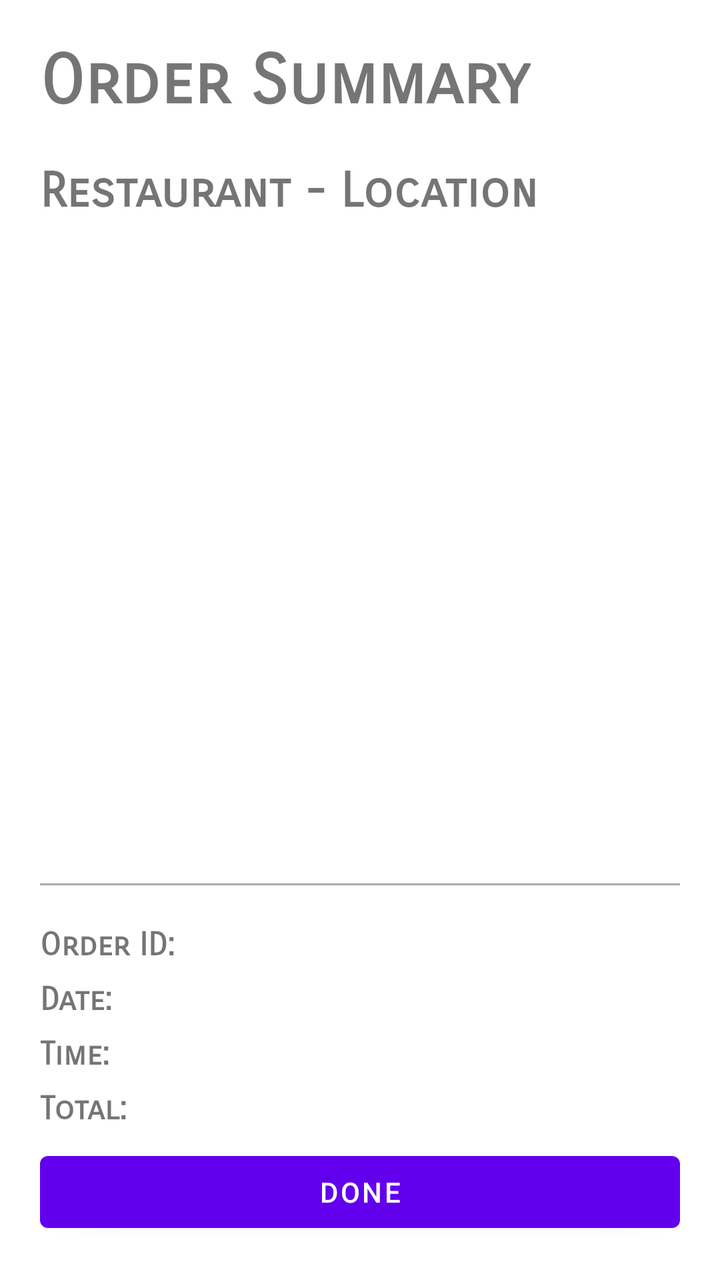
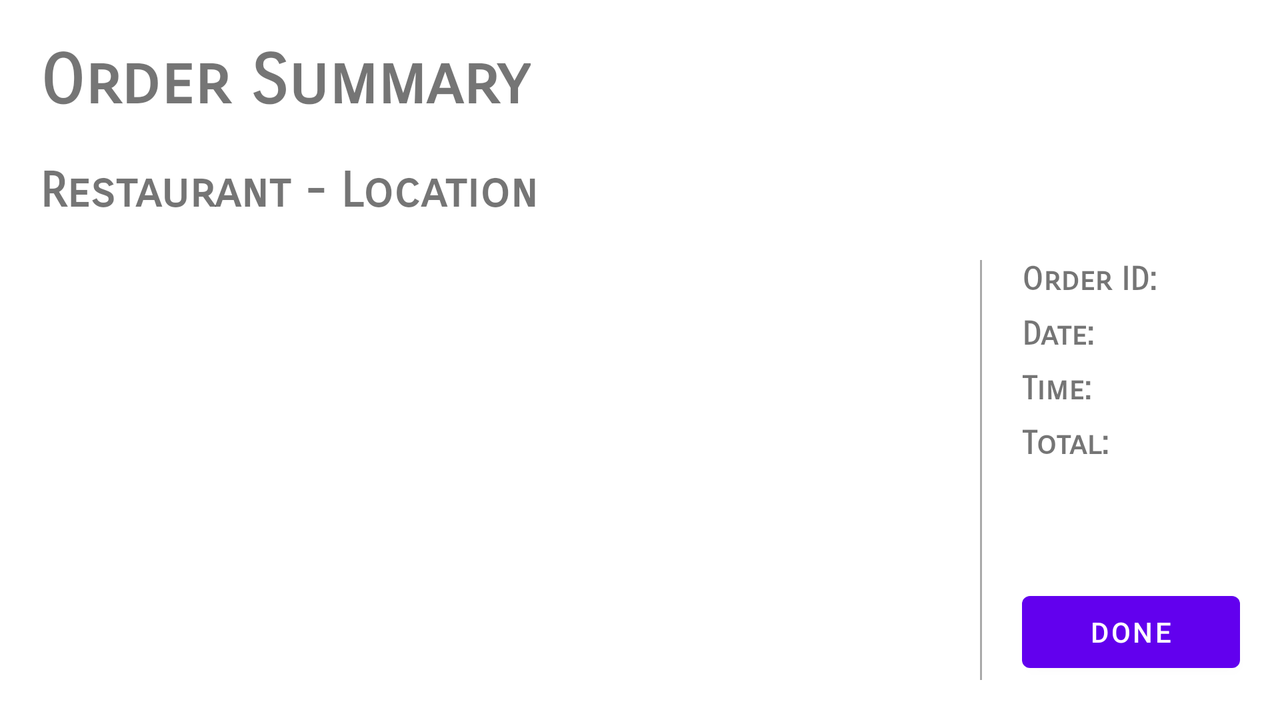

The same Android screen from two of the app's own layout files: first res/layout/ as a phone draws it, then the repository's variant for another configuration, drawn on a device whose configuration selects that folder. Both files follow.
<!-- AndroidManifest.xml: application theme Theme.QuickBites -->
<!-- res/layout/fragment_checkout.xml -->
<?xml version="1.0" encoding="utf-8"?>
<androidx.constraintlayout.widget.ConstraintLayout xmlns:android="http://schemas.android.com/apk/res/android"
    xmlns:app="http://schemas.android.com/apk/res-auto"
    xmlns:tools="http://schemas.android.com/tools"
    android:layout_width="match_parent"
    android:layout_height="match_parent"
    tools:context=".CheckoutFragment">

    <TextView
        android:id="@+id/pageTitle"
        android:layout_width="wrap_content"
        android:layout_height="wrap_content"
        android:layout_marginLeft="20dp"
        android:layout_marginTop="20dp"
        android:layout_marginRight="20dp"
        android:fontFamily="sans-serif-smallcaps"
        android:text="Order Summary"
        android:textSize="34sp"
        android:textStyle="bold"
        app:layout_constraintBottom_toTopOf="@id/subTitle"
        app:layout_constraintHorizontal_bias="0.0"
        app:layout_constraintLeft_toLeftOf="parent"
        app:layout_constraintRight_toRightOf="parent"
        app:layout_constraintTop_toTopOf="parent"
        app:layout_constraintVertical_bias="0.050000012" />

    <TextView
        android:id="@+id/subTitle"
        android:layout_width="0dp"
        android:layout_height="wrap_content"
        android:layout_marginLeft="20dp"
        android:layout_marginTop="20dp"
        android:layout_marginRight="20dp"
        android:fontFamily="sans-serif-smallcaps"
        android:textSize="24sp"
        android:textStyle="bold"
        app:layout_constraintBottom_toTopOf="@id/recyclerViewRestaurantOrderHistory"
        app:layout_constraintHorizontal_bias="1.0"
        app:layout_constraintLeft_toLeftOf="parent"
        app:layout_constraintRight_toRightOf="parent"
        app:layout_constraintTop_toBottomOf="@id/pageTitle"
        tools:text="Restaurant - Location" />

    <androidx.recyclerview.widget.RecyclerView
        android:id="@+id/recyclerViewRestaurantOrderHistory"
        android:layout_width="match_parent"
        android:layout_height="0dp"
        android:layout_marginLeft="20dp"
        android:layout_marginTop="20dp"
        android:layout_marginRight="20dp"
        android:layout_marginBottom="20dp"
        app:layout_constraintBottom_toTopOf="@id/line"
        app:layout_constraintLeft_toLeftOf="parent"
        app:layout_constraintRight_toRightOf="parent"
        app:layout_constraintTop_toBottomOf="@id/subTitle" />

    <View
        android:id="@+id/line"
        android:layout_width="match_parent"
        android:layout_height="1dp"
        android:layout_marginLeft="20dp"
        android:layout_marginRight="20dp"
        android:layout_marginBottom="170dp"
        android:background="@android:color/darker_gray"
        android:visibility="visible"
        app:layout_constraintBottom_toBottomOf="parent"
        app:layout_constraintBottom_toTopOf="@id/orderID"
        app:layout_constraintHorizontal_bias="0.6"
        app:layout_constraintLeft_toLeftOf="@id/recyclerViewRestaurantOrderHistory"
        app:layout_constraintRight_toRightOf="@id/recyclerViewRestaurantOrderHistory"
        app:layout_constraintTop_toBottomOf="@id/recyclerViewRestaurantOrderHistory" />

    <TextView
        android:id="@+id/orderID"
        android:layout_width="wrap_content"
        android:layout_height="wrap_content"
        android:layout_marginTop="20dp"
        android:fontFamily="sans-serif-smallcaps"
        android:text="Order ID: "
        android:textSize="16sp"
        android:textStyle="bold"
        app:layout_constraintHorizontal_bias="0.0"
        app:layout_constraintLeft_toLeftOf="@id/recyclerViewRestaurantOrderHistory"
        app:layout_constraintRight_toRightOf="@id/recyclerViewRestaurantOrderHistory"
        app:layout_constraintTop_toBottomOf="@id/line" />

    <TextView
        android:id="@+id/orderDate"
        android:layout_width="wrap_content"
        android:layout_height="wrap_content"
        android:layout_marginTop="8dp"
        android:fontFamily="sans-serif-smallcaps"
        android:text="Date: "
        android:textSize="16sp"
        android:textStyle="bold"
        app:layout_constraintHorizontal_bias="0.0"
        app:layout_constraintLeft_toLeftOf="@id/recyclerViewRestaurantOrderHistory"
        app:layout_constraintRight_toRightOf="@id/recyclerViewRestaurantOrderHistory"
        app:layout_constraintTop_toBottomOf="@id/orderID" />

    <TextView
        android:id="@+id/orderTime"
        android:layout_width="wrap_content"
        android:layout_height="wrap_content"
        android:layout_marginTop="8dp"
        android:fontFamily="sans-serif-smallcaps"
        android:text="Time: "
        android:textSize="16sp"
        android:textStyle="bold"
        app:layout_constraintHorizontal_bias="0.0"
        app:layout_constraintLeft_toLeftOf="@id/recyclerViewRestaurantOrderHistory"
        app:layout_constraintRight_toRightOf="@id/recyclerViewRestaurantOrderHistory"
        app:layout_constraintTop_toBottomOf="@id/orderDate" />

    <TextView
        android:id="@+id/totalCost"
        android:layout_width="wrap_content"
        android:layout_height="wrap_content"
        android:layout_marginTop="8dp"
        android:layout_marginBottom="8dp"
        android:fontFamily="sans-serif-smallcaps"
        android:text="Total:"
        android:textSize="16sp"
        android:textStyle="bold"
        app:layout_constraintBottom_toTopOf="@id/doneBtn"
        app:layout_constraintHorizontal_bias="0.0"
        app:layout_constraintLeft_toLeftOf="@id/recyclerViewRestaurantOrderHistory"
        app:layout_constraintRight_toRightOf="@id/recyclerViewRestaurantOrderHistory"
        app:layout_constraintTop_toBottomOf="@id/orderTime"
        app:layout_constraintVertical_bias="0.505" />

    <Button
        android:id="@+id/doneBtn"
        android:layout_width="0dp"
        android:layout_height="wrap_content"
        android:layout_marginBottom="20dp"
        android:text="Done"
        app:layout_constraintBottom_toBottomOf="parent"
        app:layout_constraintLeft_toLeftOf="@id/recyclerViewRestaurantOrderHistory"
        app:layout_constraintRight_toRightOf="@id/recyclerViewRestaurantOrderHistory"
        app:layout_constraintTop_toBottomOf="@id/totalCost" />


</androidx.constraintlayout.widget.ConstraintLayout>
<!-- resources referenced by this layout -->
<resources>
  <style name="Theme.QuickBites" parent="Theme.MaterialComponents.DayNight.DarkActionBar">
          
          <item name="colorPrimary">@color/purple_500</item>
          <item name="colorPrimaryVariant">@color/purple_700</item>
          <item name="colorOnPrimary">@color/white</item>
          
          <item name="colorSecondary">@color/teal_200</item>
          <item name="colorSecondaryVariant">@color/teal_700</item>
          <item name="colorOnSecondary">@color/black</item>
          
          <item name="android:statusBarColor" tools:targetApi="l">?attr/colorPrimaryVariant</item>
          
      </style>
</resources>
<!-- res/layout-land/fragment_checkout.xml (the repository's variant of the layout above) -->
<!-- drawn on the phone turned sideways -->
<?xml version="1.0" encoding="utf-8"?>
<androidx.constraintlayout.widget.ConstraintLayout xmlns:android="http://schemas.android.com/apk/res/android"
    xmlns:app="http://schemas.android.com/apk/res-auto"
    xmlns:tools="http://schemas.android.com/tools"
    android:layout_width="match_parent"
    android:layout_height="match_parent"
    tools:context=".CheckoutFragment">

    <TextView
        android:id="@+id/pageTitle"
        android:layout_width="wrap_content"
        android:layout_height="wrap_content"
        android:layout_marginLeft="20dp"
        android:layout_marginTop="20dp"
        android:layout_marginRight="20dp"
        android:fontFamily="sans-serif-smallcaps"
        android:text="Order Summary"
        android:textSize="34sp"
        android:textStyle="bold"
        app:layout_constraintBottom_toTopOf="@id/subTitle"
        app:layout_constraintHorizontal_bias="0.0"
        app:layout_constraintLeft_toLeftOf="parent"
        app:layout_constraintRight_toRightOf="parent"
        app:layout_constraintTop_toTopOf="parent"
        app:layout_constraintVertical_bias="0.050000012" />

    <TextView
        android:id="@+id/subTitle"
        android:layout_width="0dp"
        android:layout_height="wrap_content"
        android:layout_marginLeft="20dp"
        android:layout_marginTop="20dp"
        android:layout_marginRight="20dp"
        android:fontFamily="sans-serif-smallcaps"
        android:textSize="24sp"
        android:textStyle="bold"
        app:layout_constraintBottom_toTopOf="@id/recyclerViewRestaurantOrderHistory"
        app:layout_constraintHorizontal_bias="1.0"
        app:layout_constraintLeft_toLeftOf="parent"
        app:layout_constraintRight_toRightOf="parent"
        app:layout_constraintTop_toBottomOf="@id/pageTitle"
        tools:text="Restaurant - Location" />

    <androidx.recyclerview.widget.RecyclerView
        android:id="@+id/recyclerViewRestaurantOrderHistory"
        android:layout_width="450dp"
        android:layout_height="0dp"
        android:layout_marginLeft="20dp"
        android:layout_marginTop="20dp"
        android:layout_marginRight="20dp"
        android:layout_marginBottom="20dp"
        app:layout_constraintBottom_toBottomOf="parent"
        app:layout_constraintLeft_toLeftOf="parent"
        app:layout_constraintRight_toLeftOf="@id/line"
        app:layout_constraintTop_toBottomOf="@id/subTitle" />

    <View
        android:id="@+id/line"
        android:layout_width="1dp"
        android:layout_height="0dp"
        android:layout_marginLeft="20dp"
        android:layout_marginTop="20dp"
        android:layout_marginBottom="20dp"
        android:background="@android:color/darker_gray"
        android:visibility="visible"
        app:layout_constraintBottom_toBottomOf="parent"
        app:layout_constraintLeft_toRightOf="@id/recyclerViewRestaurantOrderHistory"
        app:layout_constraintTop_toBottomOf="@id/subTitle"
        app:layout_constraintVertical_bias="0.0" />

    <TextView
        android:id="@+id/orderID"
        android:layout_width="wrap_content"
        android:layout_height="wrap_content"
        android:layout_marginLeft="20dp"
        android:layout_marginTop="20dp"
        android:fontFamily="sans-serif-smallcaps"
        android:text="Order ID: "
        android:textSize="16sp"
        android:textStyle="bold"
        app:layout_constraintHorizontal_bias="0.0"
        app:layout_constraintLeft_toRightOf="@id/line"
        app:layout_constraintRight_toRightOf="parent"
        app:layout_constraintTop_toBottomOf="@id/subTitle" />

    <TextView
        android:id="@+id/orderDate"
        android:layout_width="wrap_content"
        android:layout_height="wrap_content"
        android:layout_marginTop="8dp"
        android:layout_marginLeft="20dp"
        android:fontFamily="sans-serif-smallcaps"
        android:text="Date: "
        android:textSize="16sp"
        android:textStyle="bold"
        app:layout_constraintHorizontal_bias="0.0"
        app:layout_constraintLeft_toRightOf="@id/line"
        app:layout_constraintRight_toRightOf="parent"
        app:layout_constraintTop_toBottomOf="@id/orderID" />

    <TextView
        android:id="@+id/orderTime"
        android:layout_width="wrap_content"
        android:layout_height="wrap_content"
        android:layout_marginTop="8dp"
        android:layout_marginLeft="20dp"
        android:fontFamily="sans-serif-smallcaps"
        android:text="Time: "
        android:textSize="16sp"
        android:textStyle="bold"
        app:layout_constraintHorizontal_bias="0.0"
        app:layout_constraintLeft_toRightOf="@id/line"
        app:layout_constraintRight_toRightOf="parent"
        app:layout_constraintTop_toBottomOf="@id/orderDate" />

    <TextView
        android:id="@+id/totalCost"
        android:layout_width="wrap_content"
        android:layout_height="wrap_content"
        android:layout_marginTop="8dp"
        android:layout_marginLeft="20dp"
        android:fontFamily="sans-serif-smallcaps"
        android:text="Total:"
        android:textSize="16sp"
        android:textStyle="bold"
        app:layout_constraintHorizontal_bias="0.0"
        app:layout_constraintLeft_toRightOf="@id/line"
        app:layout_constraintRight_toRightOf="parent"
        app:layout_constraintTop_toBottomOf="@id/orderTime" />

    <Button
        android:id="@+id/doneBtn"
        android:layout_width="0dp"
        android:layout_height="wrap_content"
        android:layout_marginLeft="20dp"
        android:layout_marginRight="20dp"
        android:layout_marginBottom="20dp"
        android:text="Done"
        app:layout_constraintBottom_toBottomOf="parent"
        app:layout_constraintLeft_toRightOf="@id/line"
        app:layout_constraintRight_toRightOf="parent" />


</androidx.constraintlayout.widget.ConstraintLayout>
